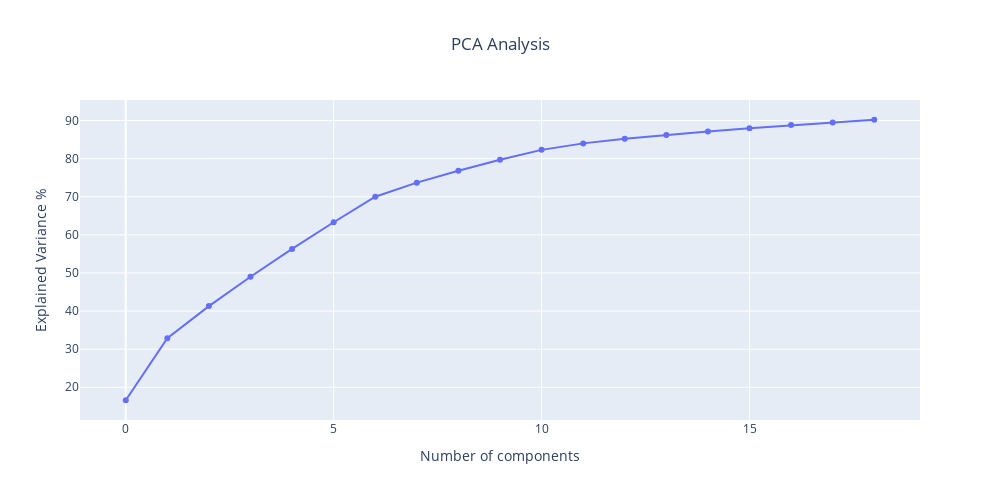

Notebook cell for this chart:
### Code cell
from sklearn.decomposition import PCA
import plotly.graph_objs as go
# Perform PCA on X (standardized features)
pca = PCA(n_components=0.90, random_state=0).fit(X_train)

# Calculate the explained variance
var = np.cumsum(np.round(a=pca.explained_variance_ratio_, decimals=3) * 100)

# Initiate an empty figure
fig = go.Figure()

# Add a trace of bar to the figure
fig.add_trace(trace=go.Scatter(x=list(range(1000)),
                               y= var,
                               name="'Cumulative Explained Variance'",
                               mode='lines+markers'))

# Update the layout with some cosmetics
fig.update_layout(height=500, 
                  width=1000, 
                  title_text='PCA Analysis', 
                  title_x=0.5,
                  xaxis_title='Number of components', 
                  yaxis_title='Explained Variance %')

# Display the figure
fig.show()

### Figure 1 — Plotly figure (JSON) as saved in the notebook; plotly's stock layout.template omitted (floating-point values rounded to 4 significant figures; data arrays with more than 128 entries replaced by an {"elided": "..."} marker saying what was removed)
{"data": [{"mode": "lines+markers", "name": "'Cumulative Explained Variance'", "type": "scatter", "x": {"elided": "1000 int values"}, "y": [16.6, 32.9, 41.3, 49.0, 56.3, 63.3, 70, 73.7, 76.8, 79.7, 82.3, 84, 85.2, 86.2, 87.1, 88.0, 88.8, 89.5, 90.2]}], "layout": {"height": 500, "title": {"text": "PCA Analysis", "x": 0.5}, "width": 1000, "xaxis": {"title": {"text": "Number of components"}}, "yaxis": {"title": {"text": "Explained Variance %"}}}}
